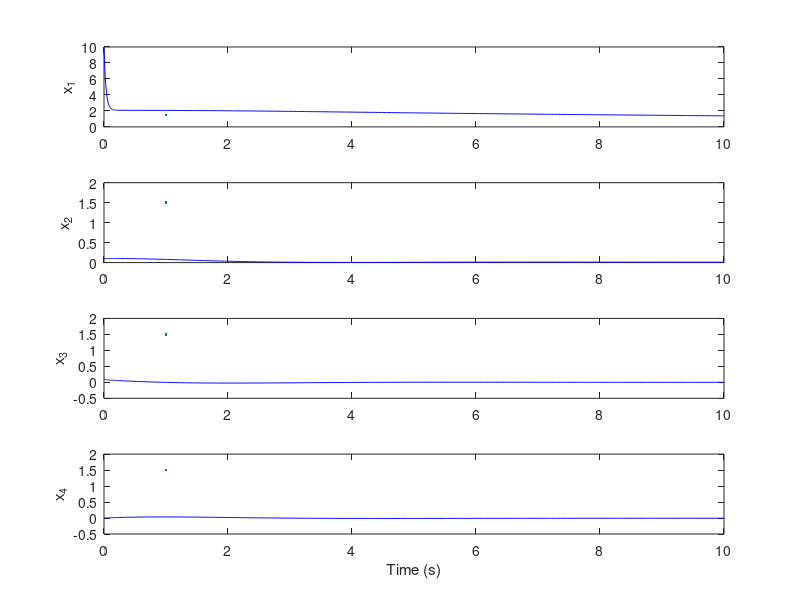

Reproduce this figure in MATLAB. (Note: this script raises an error after producing the figure.)
%% DEFINE THE STATE MATRICES
A = [-0.038,  18.984, 0,     -32.174; ...
     -0.001, -0.632,  1,      0; ...
      0,     -0.759, -0.518,  0; ...
      0,      0,      1,      0];
B = [10.1,   0; ...
     0,     -0.0086; ... 
     0.025, -0.011; ...
     0,      0];
x0 = [10; 0.1; 0.1; 0.0];

% DEFINE Q AND R MATRICES
Q = diag([1, 100, 500, 500])
R = diag([0.1, 1.0])

% CHECK CONTROLLABILITY
gamma = ctrb(A,B);
% disp(rank(gamma))

% BUILD GAIN MATRIX
K = lqr(A,B,Q,R)

% BUILD CLOSED LOOP SYSTEM
Acl = A - B*K;

% SIMULATION PARAMETERS
tspan = [0 10];  

% DEFINE ODE FUNCTION
f = @(t,x) Acl * x;

% SIMULATE FORWARD IN TIME
[t, x] = ode45(f, tspan, x0);

% PLOT STATES
figure;
subplot(4,1,1)
plot(t, x(:,1), 'b', LineWidth=1.5)
ylabel('x_1')

subplot(4,1,2)
plot(t, x(:,2), 'b', LineWidth=1.5)
ylabel('x_2')

subplot(4,1,3)
plot(t, x(:,3), 'b', LineWidth=1.5)
ylabel('x_3')

subplot(4,1,4)
plot(t, x(:,4), 'b', LineWidth=1.5)
ylabel('x_4')

xlabel('Time (s)')
sgtitle('Closed Loop State Response')